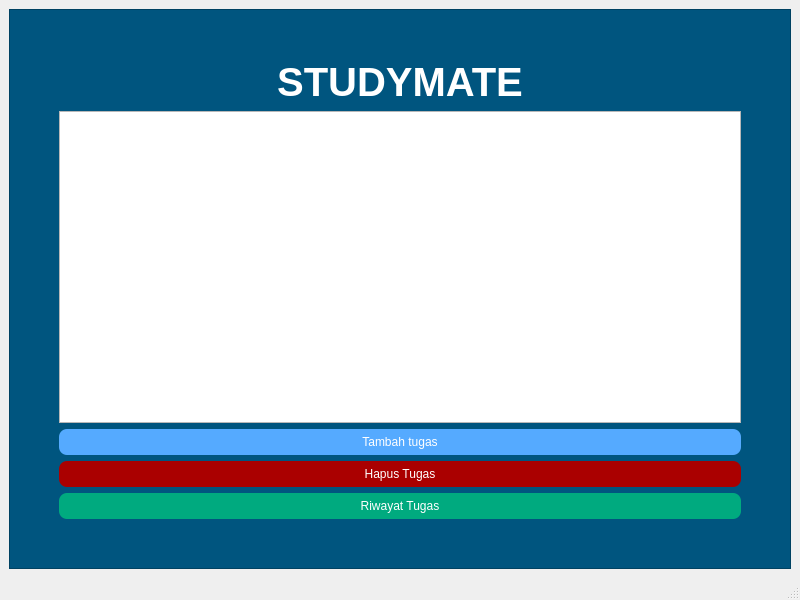
<?xml version="1.0" encoding="UTF-8"?>
<ui version="4.0">
 <class>MainWindow</class>
 <widget class="QMainWindow" name="MainWindow">
  <property name="geometry">
   <rect>
    <x>0</x>
    <y>0</y>
    <width>800</width>
    <height>600</height>
   </rect>
  </property>
  <property name="windowTitle">
   <string>MainWindow</string>
  </property>
  <widget class="QWidget" name="centralwidget">
   <layout class="QGridLayout" name="gridLayout">
    <item row="1" column="0">
     <widget class="QFrame" name="mainframe">
      <property name="maximumSize">
       <size>
        <width>16777215</width>
        <height>600</height>
       </size>
      </property>
      <property name="styleSheet">
       <string notr="true">#mainframe{
background-color: rgb(0, 85, 127);
padding: 40px;
font-family: Poppins, 'sans-serif';
}

#title{
color: white;
font-family: Poppins, 'sans-serif';
font-size:40px;
font-weight: bold;
}


#addtask {
padding:6px;
color: rgb(255, 255, 255);
background-color: rgb(85, 170, 255);
font-family: Poppins, 'sans-serif';
border-radius:8px;
}

#addtask:hover {
background-color: rgb(64, 129, 193);
}

#removetask{
padding:6px;
color: rgb(255, 255, 255);
background-color: rgb(170, 0, 0);
font-family: Poppins, 'sans-serif';
border-radius:8px;
}

#removetask:hover {
background-color: rgb(97, 0, 0);
}

#history{
padding:6px;
color: rgb(255, 255, 255);
background-color: rgb(0, 170, 127);
font-family: Poppins, 'sans-serif';
border-radius:8px;
}

#history:hover{
background-color: rgb(0, 90, 66);
}</string>
      </property>
      <property name="frameShape">
       <enum>QFrame::StyledPanel</enum>
      </property>
      <property name="frameShadow">
       <enum>QFrame::Raised</enum>
      </property>
      <layout class="QGridLayout" name="gridLayout_2">
       <item row="0" column="0">
        <widget class="QLabel" name="title">
         <property name="text">
          <string>STUDYMATE</string>
         </property>
         <property name="alignment">
          <set>Qt::AlignHCenter|Qt::AlignTop</set>
         </property>
        </widget>
       </item>
       <item row="1" column="0">
        <widget class="QListView" name="taskview">
         <property name="maximumSize">
          <size>
           <width>16777215</width>
           <height>400</height>
          </size>
         </property>
        </widget>
       </item>
       <item row="2" column="0" alignment="Qt::AlignVCenter">
        <widget class="QPushButton" name="addtask">
         <property name="text">
          <string>Tambah tugas</string>
         </property>
        </widget>
       </item>
       <item row="3" column="0">
        <widget class="QPushButton" name="removetask">
         <property name="text">
          <string>Hapus Tugas</string>
         </property>
        </widget>
       </item>
       <item row="4" column="0">
        <widget class="QPushButton" name="history">
         <property name="text">
          <string>Riwayat Tugas</string>
         </property>
        </widget>
       </item>
      </layout>
     </widget>
    </item>
   </layout>
  </widget>
  <widget class="QStatusBar" name="statusbar"/>
 </widget>
 <resources/>
 <connections/>
</ui>
